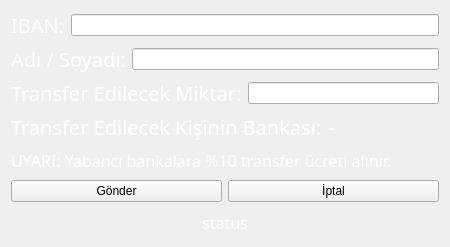
<?xml version="1.0" encoding="UTF-8"?>
<ui version="4.0">
 <class>withdrawPageClass</class>
 <widget class="QWidget" name="withdrawPageClass">
  <property name="geometry">
   <rect>
    <x>0</x>
    <y>0</y>
    <width>450</width>
    <height>247</height>
   </rect>
  </property>
  <property name="windowTitle">
   <string>withdrawPage</string>
  </property>
  <layout class="QGridLayout" name="gridLayout">
   <item row="0" column="0">
    <layout class="QVBoxLayout" name="verticalLayout_2">
     <item>
      <layout class="QVBoxLayout" name="verticalLayout">
       <item>
        <layout class="QHBoxLayout" name="horizontalLayout">
         <item>
          <widget class="QLabel" name="label_2">
           <property name="font">
            <font>
             <family>Gill Sans MT</family>
             <pointsize>15</pointsize>
             <bold>false</bold>
            </font>
           </property>
           <property name="styleSheet">
            <string notr="true">color: rgb(255, 255, 255);</string>
           </property>
           <property name="text">
            <string>IBAN:</string>
           </property>
           <property name="alignment">
            <set>Qt::AlignmentFlag::AlignLeading|Qt::AlignmentFlag::AlignLeft|Qt::AlignmentFlag::AlignVCenter</set>
           </property>
          </widget>
         </item>
         <item>
          <widget class="QLineEdit" name="transferIbanLineEdit">
           <property name="styleSheet">
            <string notr="true"/>
           </property>
          </widget>
         </item>
        </layout>
       </item>
       <item>
        <layout class="QHBoxLayout" name="horizontalLayout_3">
         <item>
          <widget class="QLabel" name="label_5">
           <property name="font">
            <font>
             <family>Gill Sans MT</family>
             <pointsize>15</pointsize>
             <bold>false</bold>
            </font>
           </property>
           <property name="styleSheet">
            <string notr="true">color: rgb(255, 255, 255);</string>
           </property>
           <property name="text">
            <string>Adı / Soyadı:</string>
           </property>
           <property name="alignment">
            <set>Qt::AlignmentFlag::AlignLeading|Qt::AlignmentFlag::AlignLeft|Qt::AlignmentFlag::AlignVCenter</set>
           </property>
          </widget>
         </item>
         <item>
          <widget class="QLineEdit" name="transferNameLineEdit">
           <property name="styleSheet">
            <string notr="true"/>
           </property>
          </widget>
         </item>
        </layout>
       </item>
       <item>
        <layout class="QHBoxLayout" name="horizontalLayout_2">
         <item>
          <widget class="QLabel" name="label_3">
           <property name="font">
            <font>
             <family>Gill Sans MT</family>
             <pointsize>15</pointsize>
             <bold>false</bold>
            </font>
           </property>
           <property name="styleSheet">
            <string notr="true">color: rgb(255, 255, 255);</string>
           </property>
           <property name="text">
            <string>Transfer Edilecek Miktar:</string>
           </property>
           <property name="alignment">
            <set>Qt::AlignmentFlag::AlignLeading|Qt::AlignmentFlag::AlignLeft|Qt::AlignmentFlag::AlignVCenter</set>
           </property>
          </widget>
         </item>
         <item>
          <widget class="QLineEdit" name="transferAmountLineEdit">
           <property name="styleSheet">
            <string notr="true"/>
           </property>
          </widget>
         </item>
        </layout>
       </item>
      </layout>
     </item>
     <item>
      <layout class="QHBoxLayout" name="horizontalLayout_4">
       <item>
        <widget class="QLabel" name="label_6">
         <property name="font">
          <font>
           <family>Gill Sans MT</family>
           <pointsize>15</pointsize>
           <bold>false</bold>
          </font>
         </property>
         <property name="styleSheet">
          <string notr="true">color: rgb(255, 255, 255);</string>
         </property>
         <property name="text">
          <string>Transfer Edilecek Kişinin Bankası:</string>
         </property>
         <property name="alignment">
          <set>Qt::AlignmentFlag::AlignLeading|Qt::AlignmentFlag::AlignLeft|Qt::AlignmentFlag::AlignVCenter</set>
         </property>
        </widget>
       </item>
       <item>
        <widget class="QLabel" name="transferBankLabel">
         <property name="font">
          <font>
           <family>Gill Sans MT</family>
           <pointsize>15</pointsize>
           <bold>false</bold>
          </font>
         </property>
         <property name="styleSheet">
          <string notr="true">color: rgb(255, 255, 255);</string>
         </property>
         <property name="text">
          <string>-</string>
         </property>
         <property name="alignment">
          <set>Qt::AlignmentFlag::AlignLeading|Qt::AlignmentFlag::AlignLeft|Qt::AlignmentFlag::AlignVCenter</set>
         </property>
        </widget>
       </item>
      </layout>
     </item>
     <item>
      <widget class="QLabel" name="label_7">
       <property name="font">
        <font>
         <family>Gill Sans MT</family>
         <pointsize>12</pointsize>
         <bold>false</bold>
        </font>
       </property>
       <property name="styleSheet">
        <string notr="true">color: rgb(255, 255, 255);</string>
       </property>
       <property name="text">
        <string>UYARI: Yabancı bankalara %10 transfer ücreti alınır.</string>
       </property>
       <property name="alignment">
        <set>Qt::AlignmentFlag::AlignLeading|Qt::AlignmentFlag::AlignLeft|Qt::AlignmentFlag::AlignVCenter</set>
       </property>
      </widget>
     </item>
     <item>
      <layout class="QHBoxLayout" name="horizontalLayout_5">
       <item>
        <widget class="QPushButton" name="moneySendPushButton">
         <property name="styleSheet">
          <string notr="true"/>
         </property>
         <property name="text">
          <string>Gönder</string>
         </property>
        </widget>
       </item>
       <item>
        <widget class="QPushButton" name="cancelPushButton">
         <property name="styleSheet">
          <string notr="true"/>
         </property>
         <property name="text">
          <string>İptal</string>
         </property>
        </widget>
       </item>
      </layout>
     </item>
     <item>
      <widget class="QLabel" name="statusLabel">
       <property name="font">
        <font>
         <family>Gill Sans MT</family>
         <pointsize>12</pointsize>
         <bold>false</bold>
        </font>
       </property>
       <property name="layoutDirection">
        <enum>Qt::LayoutDirection::LeftToRight</enum>
       </property>
       <property name="styleSheet">
        <string notr="true">color: rgb(255, 255, 255);</string>
       </property>
       <property name="text">
        <string>status</string>
       </property>
       <property name="alignment">
        <set>Qt::AlignmentFlag::AlignCenter</set>
       </property>
      </widget>
     </item>
    </layout>
   </item>
  </layout>
 </widget>
 <layoutdefault spacing="6" margin="11"/>
 <resources/>
 <connections/>
</ui>
